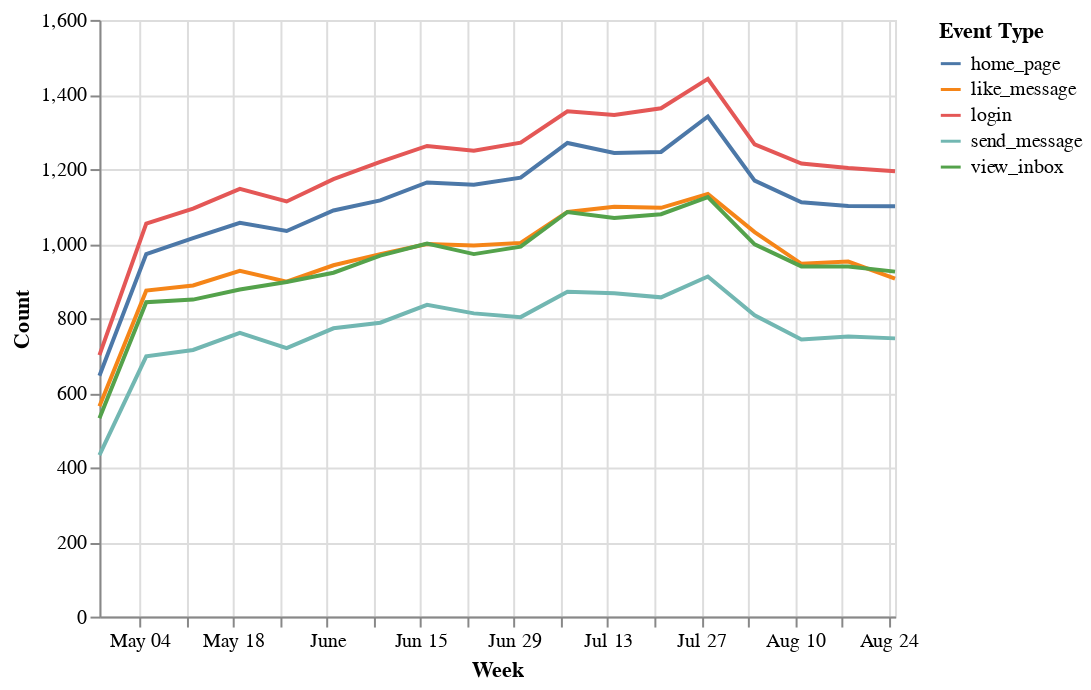

Notebook source saved alongside this figure:
### Code cell
alt.Chart(weekly_events).mark_line().encode(
    x='Week',
    y='Count',
    color='Event Type'
)

### Figure 1 — Vega-Lite specification as saved in the notebook (floating-point values rounded to 4 significant figures)
{"$schema": "https://vega.github.io/schema/vega-lite/v2.6.0.json", "config": {"view": {"height": 300, "width": 400}}, "data": {"name": "data-221de3471584f0147e4730e7bee882b2"}, "datasets": {"data-221de3471584f0147e4730e7bee882b2": [{"Count": 646, "Event Type": "home_page", "Week": "2014-04-28T00:00:00"}, {"Count": 564, "Event Type": "like_message", "Week": "2014-04-28T00:00:00"}, {"Count": 701, "Event Type": "login", "Week": "2014-04-28T00:00:00"}, {"Count": 433, "Event Type": "send_message", "Week": "2014-04-28T00:00:00"}, {"Count": 532, "Event Type": "view_inbox", "Week": "2014-04-28T00:00:00"}, {"Count": 972, "Event Type": "home_page", "Week": "2014-05-05T00:00:00"}, {"Count": 874, "Event Type": "like_message", "Week": "2014-05-05T00:00:00"}, {"Count": 1054, "Event Type": "login", "Week": "2014-05-05T00:00:00"}, {"Count": 698, "Event Type": "send_message", "Week": "2014-05-05T00:00:00"}, {"Count": 843, "Event Type": "view_inbox", "Week": "2014-05-05T00:00:00"}, {"Count": 1015, "Event Type": "home_page", "Week": "2014-05-12T00:00:00"}, {"Count": 888, "Event Type": "like_message", "Week": "2014-05-12T00:00:00"}, {"Count": 1094, "Event Type": "login", "Week": "2014-05-12T00:00:00"}, {"Count": 715, "Event Type": "send_message", "Week": "2014-05-12T00:00:00"}, {"Count": 850, "Event Type": "view_inbox", "Week": "2014-05-12T00:00:00"}, {"Count": 1056, "Event Type": "home_page", "Week": "2014-05-19T00:00:00"}, {"Count": 927, "Event Type": "like_message", "Week": "2014-05-19T00:00:00"}, {"Count": 1147, "Event Type": "login", "Week": "2014-05-19T00:00:00"}, {"Count": 761, "Event Type": "send_message", "Week": "2014-05-19T00:00:00"}, {"Count": 877, "Event Type": "view_inbox", "Week": "2014-05-19T00:00:00"}, {"Count": 1034, "Event Type": "home_page", "Week": "2014-05-26T00:00:00"}, {"Count": 898, "Event Type": "like_message", "Week": "2014-05-26T00:00:00"}, {"Count": 1113, "Event Type": "login", "Week": "2014-05-26T00:00:00"}, {"Count": 720, "Event Type": "send_message", "Week": "2014-05-26T00:00:00"}, {"Count": 897, "Event Type": "view_inbox", "Week": "2014-05-26T00:00:00"}, {"Count": 1089, "Event Type": "home_page", "Week": "2014-06-02T00:00:00"}, {"Count": 942, "Event Type": "like_message", "Week": "2014-06-02T00:00:00"}, {"Count": 1173, "Event Type": "login", "Week": "2014-06-02T00:00:00"}, {"Count": 773, "Event Type": "send_message", "Week": "2014-06-02T00:00:00"}, {"Count": 922, "Event Type": "view_inbox", "Week": "2014-06-02T00:00:00"}, {"Count": 1116, "Event Type": "home_page", "Week": "2014-06-09T00:00:00"}, {"Count": 972, "Event Type": "like_message", "Week": "2014-06-09T00:00:00"}, {"Count": 1219, "Event Type": "login", "Week": "2014-06-09T00:00:00"}, {"Count": 788, "Event Type": "send_message", "Week": "2014-06-09T00:00:00"}, {"Count": 968, "Event Type": "view_inbox", "Week": "2014-06-09T00:00:00"}, {"Count": 1164, "Event Type": "home_page", "Week": "2014-06-16T00:00:00"}, {"Count": 999, "Event Type": "like_message", "Week": "2014-06-16T00:00:00"}, {"Count": 1262, "Event Type": "login", "Week": "2014-06-16T00:00:00"}, {"Count": 836, "Event Type": "send_message", "Week": "2014-06-16T00:00:00"}, {"Count": 1000, "Event Type": "view_inbox", "Week": "2014-06-16T00:00:00"}, {"Count": 1158, "Event Type": "home_page", "Week": "2014-06-23T00:00:00"}, {"Count": 995, "Event Type": "like_message", "Week": "2014-06-23T00:00:00"}, {"Count": 1249, "Event Type": "login", "Week": "2014-06-23T00:00:00"}, {"Count": 813, "Event Type": "send_message", "Week": "2014-06-23T00:00:00"}, {"Count": 972, "Event Type": "view_inbox", "Week": "2014-06-23T00:00:00"}, {"Count": 1177, "Event Type": "home_page", "Week": "2014-06-30T00:00:00"}, {"Count": 1002, "Event Type": "like_message", "Week": "2014-06-30T00:00:00"}, {"Count": 1271, "Event Type": "login", "Week": "2014-06-30T00:00:00"}, {"Count": 803, "Event Type": "send_message", "Week": "2014-06-30T00:00:00"}, {"Count": 992, "Event Type": "view_inbox", "Week": "2014-06-30T00:00:00"}, {"Count": 1270, "Event Type": "home_page", "Week": "2014-07-07T00:00:00"}, {"Count": 1085, "Event Type": "like_message", "Week": "2014-07-07T00:00:00"}, {"Count": 1355, "Event Type": "login", "Week": "2014-07-07T00:00:00"}, {"Count": 871, "Event Type": "send_message", "Week": "2014-07-07T00:00:00"}, {"Count": 1085, "Event Type": "view_inbox", "Week": "2014-07-07T00:00:00"}, {"Count": 1243, "Event Type": "home_page", "Week": "2014-07-14T00:00:00"}, {"Count": 1099, "Event Type": "like_message", "Week": "2014-07-14T00:00:00"}, {"Count": 1345, "Event Type": "login", "Week": "2014-07-14T00:00:00"}, {"Count": 867, "Event Type": "send_message", "Week": "2014-07-14T00:00:00"}, {"Count": 1069, "Event Type": "view_inbox", "Week": "2014-07-14T00:00:00"}, {"Count": 1246, "Event Type": "home_page", "Week": "2014-07-21T00:00:00"}, {"Count": 1096, "Event Type": "like_message", "Week": "2014-07-21T00:00:00"}, {"Count": 1363, "Event Type": "login", "Week": "2014-07-21T00:00:00"}, {"Count": 856, "Event Type": "send_message", "Week": "2014-07-21T00:00:00"}, {"Count": 1079, "Event Type": "view_inbox", "Week": "2014-07-21T00:00:00"}, {"Count": 1341, "Event Type": "home_page", "Week": "2014-07-28T00:00:00"}, {"Count": 1133, "Event Type": "like_message", "Week": "2014-07-28T00:00:00"}, {"Count": 1442, "Event Type": "login", "Week": "2014-07-28T00:00:00"}, {"Count": 912, "Event Type": "send_message", "Week": "2014-07-28T00:00:00"}, {"Count": 1125, "Event Type": "view_inbox", "Week": "2014-07-28T00:00:00"}, {"Count": 1169, "Event Type": "home_page", "Week": "2014-08-04T00:00:00"}, {"Count": 1031, "Event Type": "like_message", "Week": "2014-08-04T00:00:00"}, {"Count": 1266, "Event Type": "login", "Week": "2014-08-04T00:00:00"}, {"Count": 808, "Event Type": "send_message", "Week": "2014-08-04T00:00:00"}, {"Count": 998, "Event Type": "view_inbox", "Week": "2014-08-04T00:00:00"}, {"Count": 1111, "Event Type": "home_page", "Week": "2014-08-11T00:00:00"}, {"Count": 946, "Event Type": "like_message", "Week": "2014-08-11T00:00:00"}, {"Count": 1215, "Event Type": "login", "Week": "2014-08-11T00:00:00"}, {"Count": 743, "Event Type": "send_message", "Week": "2014-08-11T00:00:00"}, {"Count": 939, "Event Type": "view_inbox", "Week": "2014-08-11T00:00:00"}, {"Count": 1101, "Event Type": "home_page", "Week": "2014-08-18T00:00:00"}, {"Count": 952, "Event Type": "like_message", "Week": "2014-08-18T00:00:00"}, {"Count": 1203, "Event Type": "login", "Week": "2014-08-18T00:00:00"}, {"Count": 751, "Event Type": "send_message", "Week": "2014-08-18T00:00:00"}, {"Count": 939, "Event Type": "view_inbox", "Week": "2014-08-18T00:00:00"}, {"Count": 1100, "Event Type": "home_page", "Week": "2014-08-25T00:00:00"}, {"Count": 906, "Event Type": "like_message", "Week": "2014-08-25T00:00:00"}, {"Count": 1194, "Event Type": "login", "Week": "2014-08-25T00:00:00"}, {"Count": 746, "Event Type": "send_message", "Week": "2014-08-25T00:00:00"}, {"Count": 925, "Event Type": "view_inbox", "Week": "2014-08-25T00:00:00"}]}, "encoding": {"color": {"field": "Event Type", "type": "nominal"}, "x": {"field": "Week", "type": "temporal"}, "y": {"field": "Count", "type": "quantitative"}}, "mark": "line"}
